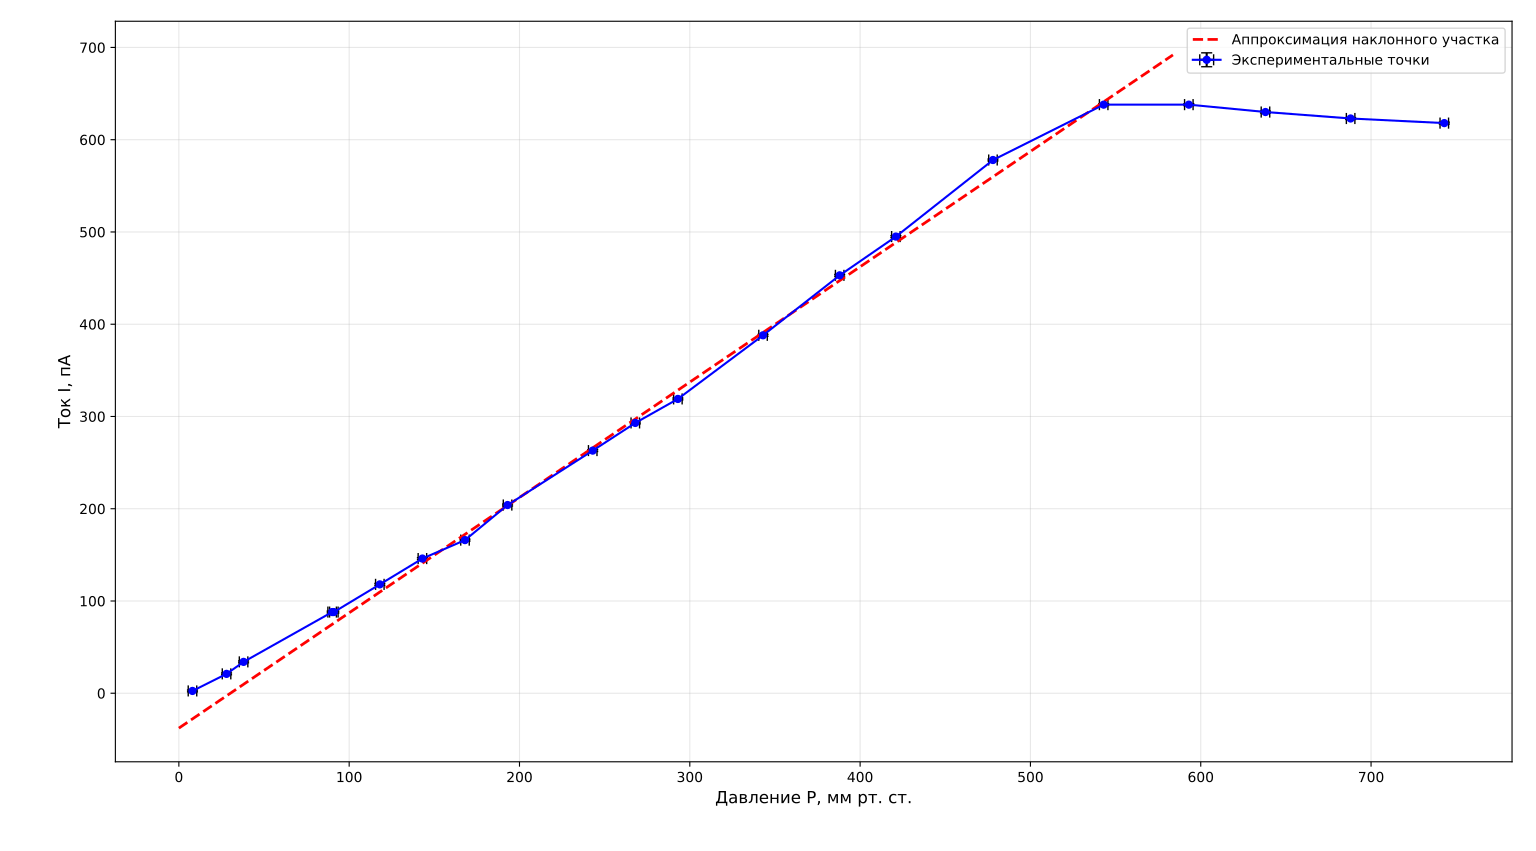

Write Python code to recreate this figure.
import numpy as np
import matplotlib.pyplot as plt

# Исходные данные
I_raw = np.array([4, 5, 23, 36, 90, 90, 120, 148, 168, 206, 265, 295, 321, 390, 455, 497, 580, 640, 640, 640, 632, 625, 620])
P_raw = np.array([8, 8, 28, 38, 90, 91, 118, 143, 168, 193, 243, 268, 293, 343, 388, 421, 478, 543, 543, 593, 638, 688, 743])

# Вычитаем нулевое показание
I_zero = 2  # пА
I_corrected = I_raw - I_zero

# Усредняем повторяющиеся измерения
data = {}
for p, i in zip(P_raw, I_corrected):
    if p not in data:
        data[p] = []
    data[p].append(i)

P_avg = sorted(data.keys())
I_avg = [np.mean(data[p]) for p in P_avg]

P_avg = np.array(P_avg)
I_avg = np.array(I_avg)

# Находим горизонтальный участок (плато) - последние точки
plateau_mask = P_avg > 500
I_plateau = np.mean(I_avg[plateau_mask])

# Находим наклонный участок для экстраполяции
# Берем точки в области роста (примерно от 100 до 450 мм рт. ст.)
slope_mask = (P_avg > 100) & (P_avg < 450)
P_slope = P_avg[slope_mask]
I_slope = I_avg[slope_mask]

# Линейная аппроксимация наклонного участка
k, b = np.polyfit(P_slope, I_slope, 1)

# Точка пересечения наклонной прямой с уровнем плато
P_extrap = (I_plateau - b) / k

# Построение графика
plt.figure(figsize=(10, 6))

# ЗАМЕНА: используем errorbar вместо plot для добавления крестов погрешностей
plt.errorbar(P_avg, I_avg, xerr=2.5, yerr=1.0, fmt='o-', color='blue', ecolor='black', capsize=4, markersize=5, label='Экспериментальные точки')

# Рисуем наклонную прямую
P_line = np.linspace(0, P_extrap + 50, 100)
I_line = k * P_line + b
plt.plot(P_line, I_line, '--', color='red', linewidth=2, label='Аппроксимация наклонного участка')

# Рисуем горизонтальную линию плато
# plt.axhline(I_plateau, color='green', linestyle='--', linewidth=2, label=f'Уровень плато ({I_plateau:.1f} пА)')

# Отмечаем точку пересечения
# plt.axvline(P_extrap, color='purple', linestyle='-.', linewidth=2, alpha=0.7)
# plt.text(P_extrap + 20, I_plateau - 50, f'P_э ≈ {P_extrap:.0f} мм рт. ст.', color='purple', fontsize=12, fontweight='bold')

plt.xlabel('Давление P, мм рт. ст.', fontsize=12)
plt.ylabel('Ток I, пА', fontsize=12)
# plt.title('Зависимость тока ионизационной камеры от давления', fontsize=14)
plt.legend()
plt.grid(True, alpha=0.3)
plt.tight_layout()
plt.savefig('ion_chamber_graph.png', dpi=300)
plt.show()

print(f"Уровень плато: {I_plateau:.1f} пА")
print(f"Экстраполированное давление: {P_extrap:.0f} мм рт. ст.")
